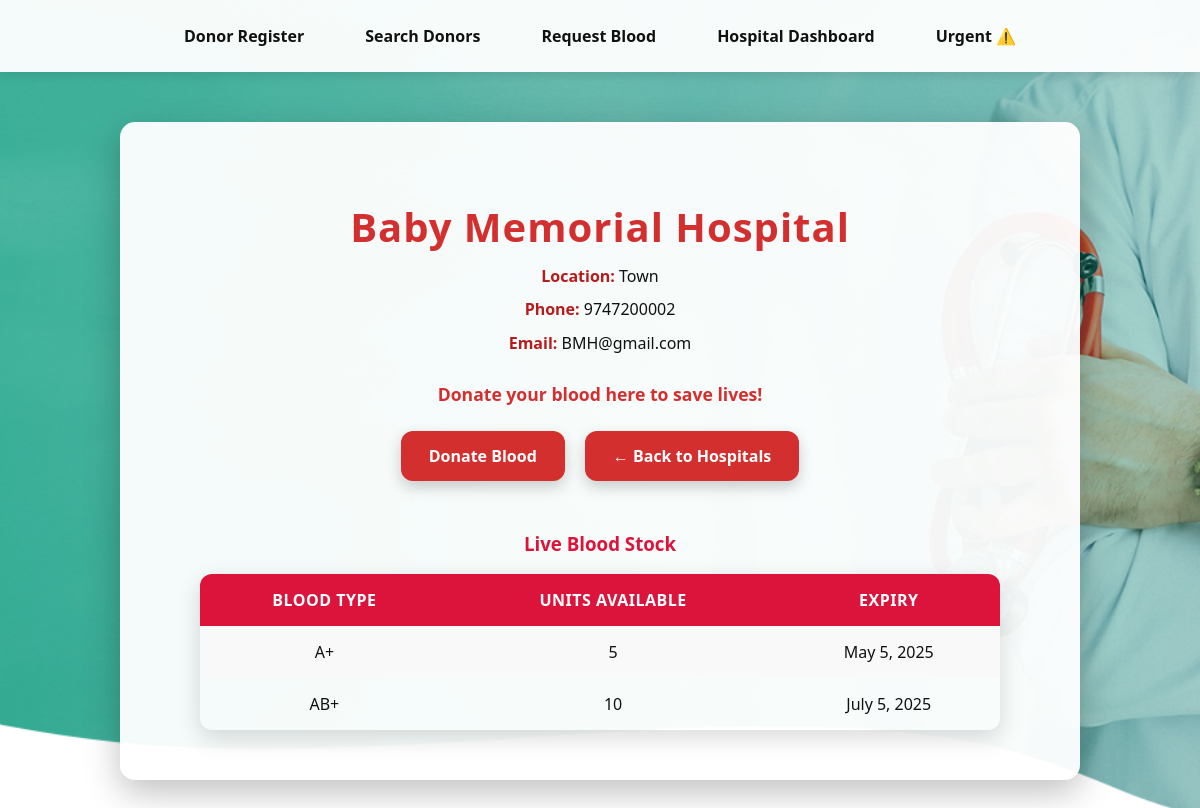
Page /hospital/1/ on the committed database.
### core/models.py (models this page shows, shortened)
class Hospital(models.Model):
    name = models.CharField(max_length=100)
    email = models.EmailField(unique=True)
    phone = models.CharField(max_length=15)
    location = models.CharField(max_length=200)
    password = models.CharField(max_length=255)

class BloodStock(models.Model):
    hospital = models.ForeignKey(Hospital, on_delete=models.CASCADE, related_name='blood_stocks')
    blood_type = models.CharField(max_length=5)
    units = models.PositiveIntegerField(default=0)
    expiry_date = models.DateField()

### core/views.py (the view)
# urls.py: path('hospital/<int:hospital_id>/', views.hospital_public_profile, name='hospital_public_profile'),
def hospital_public_profile(request, hospital_id):
    hospital = get_object_or_404(Hospital, id=hospital_id)
    stocks = BloodStock.objects.filter(hospital=hospital)
    return render(request, 'hospital_public_profile.html', {'hospital': hospital, 'stocks': stocks})

### templates/hospital_public_profile.html (shortened to what this page needs)
{% load static %}
<!DOCTYPE html>
<html lang="en">
<head>
</head>
<body>
<nav>
    <a href="{% url 'donor_register' %}">Donor Register</a>
    <a href="{% url 'search_donors' %}">Search Donors</a>
    <a href="{% url 'request_blood' %}">Request Blood</a>
    <a href="{% url 'hospital_dashboard' %}">Hospital Dashboard</a>
    <a href="{% url 'blood_requests_list' %}" id="urgentNav">
        Urgent
        <span class="urgent-badge"> ⚠️ </span>
    </a>
</nav>
<div class="container">
    <h1>{{ hospital.name }}</h1>
    <p><strong>Location:</strong> {{ hospital.location }}</p>
    <p><strong>Phone:</strong> {{ hospital.phone }}</p>
    <p><strong>Email:</strong> {{ hospital.email }}</p>
    <div class="note">Donate your blood here to save lives!</div>
    <div class="actions">
        <a href="{% url 'donor_request' hospital.id %}" class="btn">Donate Blood</a>
        <a href="{% url 'hospital_dashboard' %}" class="btn">← Back to Hospitals</a>
    </div>
    <div class="stock-section">
        <h3 style="color:crimson; text-align:center;">Live Blood Stock</h3>
<table>
  <tr>
    <th>Blood Type</th>
    <th>Units Available</th>
    <th>Expiry</th>
  </tr>
  {% for stock in stocks %}
  <tr>
    <td>{{ stock.blood_type }}</td>
    <td>{{ stock.units }}</td>
    <td>{{ stock.expiry_date }}</td>
  </tr>
  {% empty %}
  <tr><td colspan="3">No stock available yet.</td></tr>
  {% endfor %}
</table>
    </div>
</div>
</body>
</html>

### rows in the picture
Hospital: name "Baby Memorial Hospital", location "Town", phone "9747200002", email "BMH@gmail.com"
BloodStock: blood_type "A+", units "5", expiry_date "May 5, 2025"
BloodStock: blood_type "AB+", units "10", expiry_date "July 5, 2025"
